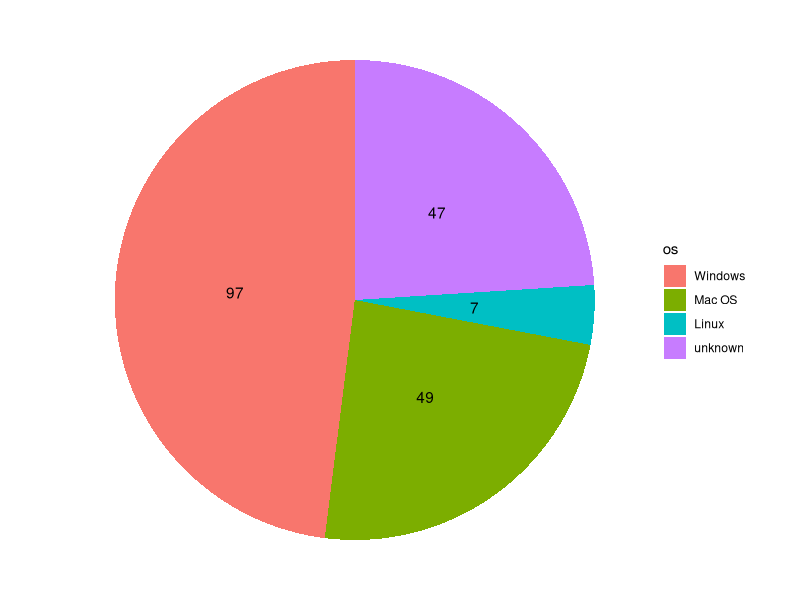
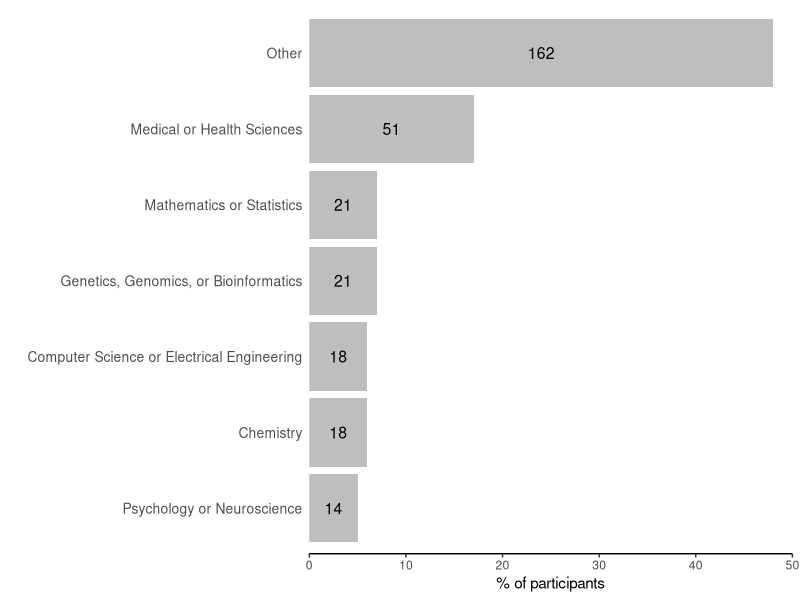
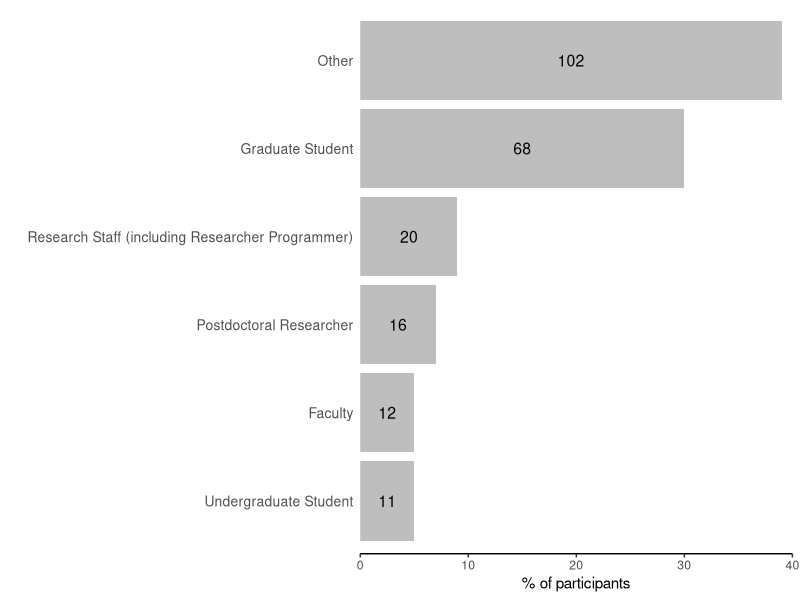

Source code (R) for these figures, in order:
## ---- chunk 1
knitr::opts_chunk$set(echo = FALSE, message = FALSE, warning = FALSE)
## ---- chunk 2
library(ggplot2)
library(dplyr)
library(readr)
## ---- chunk 3
pre_os <- readr::read_csv('../data/20181002-pre-os-no-open.csv', na = '<NA>')
## ---- chunk 4
# change order of factor variable os and rename factors ('Not sure' does not contain real space, more steps in renaming ...!)
# convert os to factor
pre_os$os <- as.factor(pre_os$os)
# rename levels of os, combine 'NA' and 'Not sure' to 'unknown'
levels(pre_os$os) <- c('Mac OS', 'Linux', 'unknown', 'unknown', 'Windows')
# re-order levels of os
pre_os$os <- factor(pre_os$os, levels = c('Windows', 'Mac OS', 'Linux', 'unknown'))
## ---- chunk 5
# 1) make dataframe with counts/percentages for plotting
pre_os_pl <- pre_os %>%
  dplyr::group_by(os) %>%
  dplyr::count() %>%
  dplyr::ungroup() %>%
  dplyr::mutate(n_percent = round(100 * n/sum(n)))
## ---- chunk 6
# prepare data for plotting
pre_os_pl <- pre_os_pl %>%
  # only show values > 2%
  dplyr::filter(n_percent > 2) %>%
  # sort os
  arrange(desc(os))
## ---- chunk 7
# make plot
ggplot(data = pre_os_pl, aes(x = "", y = n_percent, fill = os)) + 
  geom_bar(stat = "identity") +
  geom_text(aes(label = n), position = position_stack(vjust = 0.5)) +
  coord_polar(theta = "y") + 
  theme_void()
## ---- chunk 8
pre_dom <- read_csv('../data/20181002-pre-professional_profile-no-open.csv', na = '<NA>')
## ---- chunk 9
# separate domains
domains <- pre_dom$domain %>%
  strsplit(';') %>%
  # strip quotation marks and space
  lapply(stringi::stri_trim) %>%
  unlist()
# combine some similar domains from main list
domains[domains == 'Medicine'] <- 'Biomedical or Health Sciences'
domains[domains == 'Biomedical or Health Sciences'] <- 'Medical or Health Sciences'
domains[domains == 'Earth Sciences'] <- 'Planetary Sciences (Geology, Climatology, Oceanography, etc.)'
domains[domains == 'NA'] <- 'Other'
# make a tibble with domains
domains <- dplyr::tibble(domain = domains)
## ---- chunk 10
# make dataframe with counts/percentages
pre_dom_cnt <- domains %>%
  dplyr::group_by(domain) %>%
  dplyr::count() %>%
  dplyr::ungroup() %>%
  dplyr::mutate(n_percent = round(100 * n/sum(n)))
## ---- chunk 11
# prepare data for plotting
# combine rare domains (<5 percent) into group Other
pre_dom_pl <- pre_dom_cnt %>%
  dplyr::mutate(domain = ifelse(n_percent >= 5, domain, 'Other')) %>%
  dplyr::group_by(domain) %>%
  dplyr::summarise(n_percent_s = sum(n_percent), n_s = sum(n)) %>%
  dplyr::ungroup() %>%
  arrange(desc(n_s))
## ---- chunk 12
# make the plot
ggplot(data = pre_dom_pl) +
  geom_bar(aes(x = reorder(domain,n_s), y = n_percent_s), 
           stat='identity', fill = 'grey') + 
  geom_text(aes(x = domain, y = n_percent_s/2, label = n_s), 
            stat = 'identity', size = 4) + 
  coord_flip() +
  # remove padding on percentage axis, set limits
  scale_y_continuous(expand = c(0,0), 
                     limits = c(0, signif(max(pre_dom_pl$n_percent_s),1))) +
  labs(y = '% of participants', x = '') +
  theme_classic() +
  theme(axis.ticks.y = element_blank(),
        axis.line.y = element_blank(),
        axis.text.y=element_text(size = 10))
## ---- chunk 13
# separate occupation
occupation <- pre_dom$occupation %>%
  strsplit(';') %>%
  # strip quotation marks and space
  lapply(stringi::stri_trim) %>%
  unlist()
# combine some similar domains from main list
occupation[occupation == 'NA'] <- 'Other'
# make a tibble with occupations
occupation <- dplyr::tibble(occupation)
## ---- chunk 14
# make dataframe with counts/percentages
pre_occ_cnt <- occupation %>%
  dplyr::group_by(occupation) %>%
  dplyr::count() %>%
  dplyr::ungroup() %>%
  dplyr::mutate(n_percent = round(100 * n/sum(n)))
## ---- chunk 15
# prepare data for plotting
# combine rare domains (<5 percent) into group Other
pre_occ_pl <- pre_occ_cnt %>%
  dplyr::mutate(occupation = ifelse(n_percent >= 5, occupation, 'Other')) %>%
  dplyr::group_by(occupation) %>%
  dplyr::summarise(n_percent_s = sum(n_percent), n_s = sum(n)) %>%
  dplyr::ungroup() %>%
  arrange(desc(n_s))
## ---- chunk 16
# make the plot
ggplot(data = pre_occ_pl) +
  geom_bar(aes(x = reorder(occupation,n_s), y = n_percent_s), 
           stat='identity', fill = 'grey') + 
  geom_text(aes(x = occupation, y = n_percent_s/2, label = n_s), 
            stat = 'identity', size = 4) + 
  coord_flip() +
  # remove padding on percentage axis, set limits
  scale_y_continuous(expand = c(0,0), 
                     limits = c(0, signif(max(pre_occ_pl$n_percent_s),1))) +
  labs(y = '% of participants', x = '') +
  theme_classic() +
  theme(axis.ticks.y = element_blank(),
        axis.line.y = element_blank(),
        axis.text.y=element_text(size = 10))
